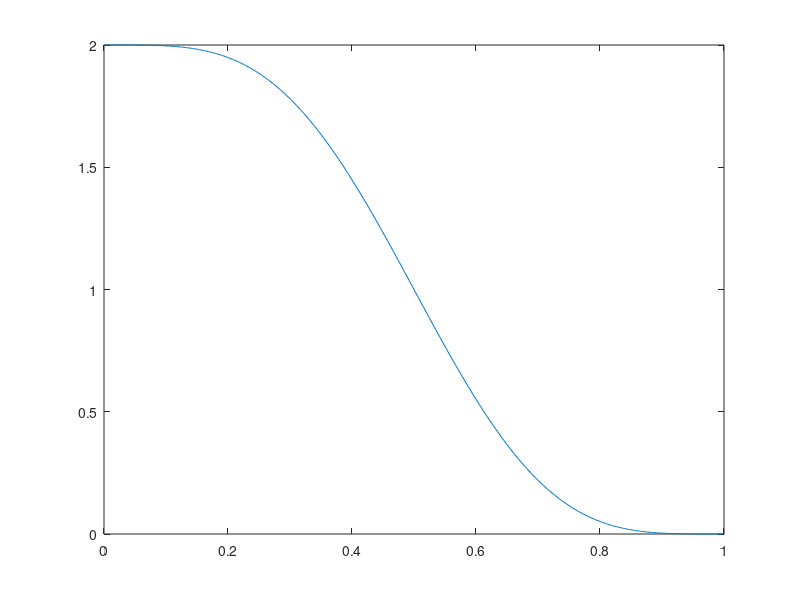
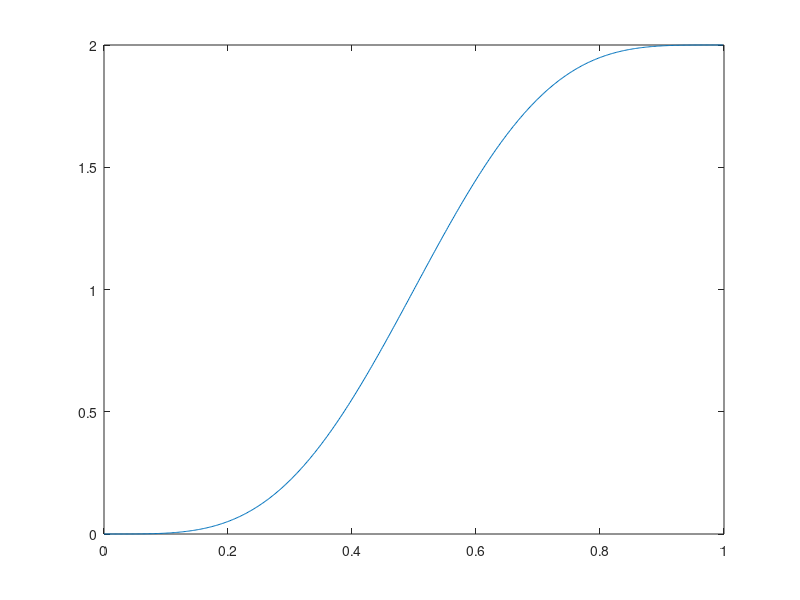
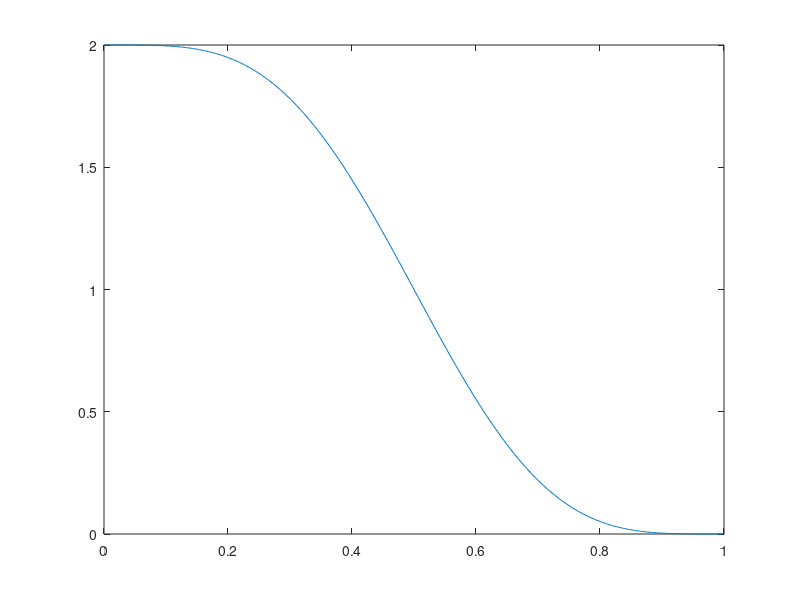
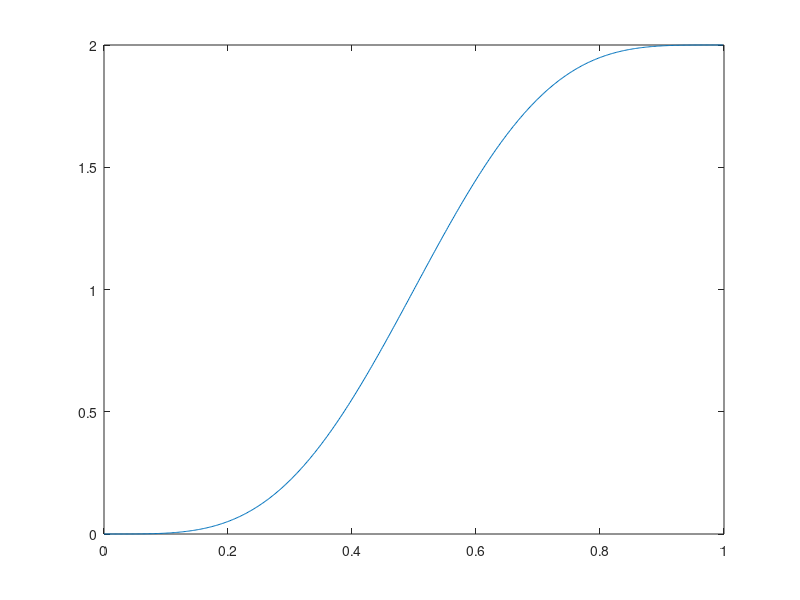

The MATLAB script that drew these images, in order:
%EEET 425 LAB07

s3 = sqrt(3); %shorthand for root 3
gL = (1/(4*sqrt(2))) * [1+s3, 3+s3, 3-s3, 1-s3]; %reconstruction lowpass, q1
gH = (1/(4*sqrt(2))) * [1-s3, -(3-s3), 3+s3, -(1+s3)]; %reconstruction highpass, q1
hL = fliplr(gL); %decomposition lowpass, hL(n) = gL(-n)
hH = fliplr(gH); %decomposition highpass, hH(n) = gH(-n)

[HL, w] = freqz(hL, 1, 512); %frequency response of hL, w from 0 to pi
HH = freqz(hH, 1, 512); %frequency response of hH
GL = freqz(gL, 1, 512); %frequency response of gL
GH = freqz(gH, 1, 512); %frequency response of gH

S_hL = abs(HL).^2; %energy spectrum of hL
S_hH = abs(HH).^2; %energy spectrum of hH
S_gL = abs(GL).^2; %energy spectrum of gL
S_gH = abs(GH).^2; %energy spectrum of gH

figure;
plot(w/pi, S_hL); %part 2, energy spectrum of hL

figure;
plot(w/pi, S_hH); %part 2, energy spectrum of hH

figure;
plot(w/pi, S_gL); %part 2, energy spectrum of gL

figure;
plot(w/pi, S_gH); %part 2, energy spectrum of gH

figure;
plot(w/pi, S_hL + S_hH); %part 3, sum of decomposition spectra


figure;
plot(w/pi, S_gL + S_gH); %part 3, sum of reconstruction spectra
